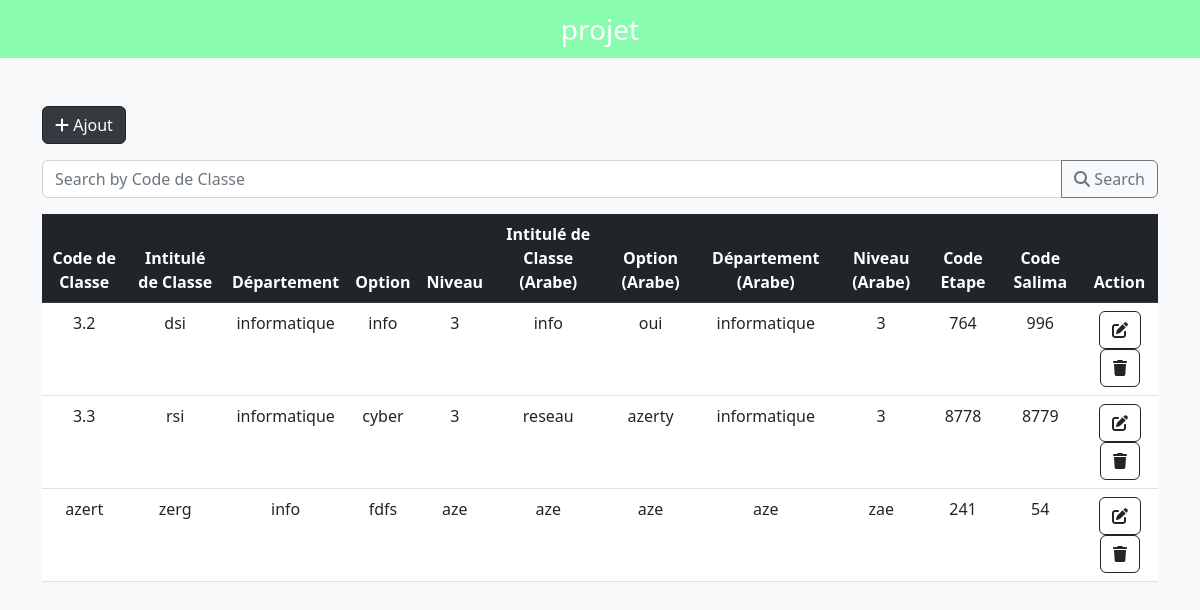
The page / on the database its author committed.
### tables this page shows
CREATE TABLE `classe` (
  `CodClasse` char(9) NOT NULL,
  `IntClasse` char(60) DEFAULT NULL,
  `Département` char(55) DEFAULT NULL,
  `Optionc` char(55) DEFAULT NULL,
  `Niveau` char(12) DEFAULT NULL,
  `IntCalsseArabB` char(60) DEFAULT NULL,
  `OptionAaraB` char(55) DEFAULT NULL,
  `DepartementAaraB` char(55) DEFAULT NULL,
  `NiveauAaraB` char(10) DEFAULT NULL,
  `CodeEtape` varchar(8) DEFAULT NULL,
  `CodeSalima` varchar(15) DEFAULT NULL
);

### index.php (the view, shortened to what this page needs)
<?php
include "db_con.php";
?>
<!DOCTYPE html>
<html lang="en">
<head>
  <link href="https://cdn.jsdelivr.net/npm/bootstrap@5.2.3/dist/css/bootstrap.min.css" rel="stylesheet">
  <link rel="stylesheet" href="https://cdnjs.cloudflare.com/ajax/libs/font-awesome/6.4.0/css/all.min.css" />
</head>
<body>
  <nav class="navbar navbar-light justify-content-center fs-3 mb-5">
    projet
  </nav>
  <div class="container">
    <a href="add.php" class="btn btn-dark mb-3"><i class="fas fa-plus"></i> Ajout</a>
    <form action="search.php" method="GET" class="mb-3">
      <div class="input-group">
        <input type="text" class="form-control" placeholder="Search by Code de Classe" name="search">
        <button class="btn btn-outline-secondary" type="submit"><i class="fas fa-search"></i> Search</button>
      </div>
    </form>
    <table class="table table-hover">
      <thead class="table-dark">
        <tr>
          <th>Code de Classe</th>
          <th>Intitulé de Classe</th>
          <th>Département</th>
          <th>Option</th>
          <th>Niveau</th>
          <th>Intitulé de Classe (Arabe)</th>
          <th>Option (Arabe)</th>
          <th>Département (Arabe)</th>
          <th>Niveau (Arabe)</th>
          <th>Code Etape</th>
          <th>Code Salima</th>
          <th>Action</th>
        </tr>
      </thead>
      <tbody>
        <?php
        $sql = "SELECT * FROM `classe`";
        $result = mysqli_query($conn, $sql);
        while ($row = mysqli_fetch_assoc($result)) {
        ?>
          <tr>
            <td><?php echo $row["CodClasse"] ?></td>
            <td><?php echo $row["IntClasse"] ?></td>
            <td><?php echo $row["Département"] ?></td>
            <td><?php echo $row["Optionc"] ?></td>
            <td><?php echo $row["Niveau"] ?></td>
            <td><?php echo $row["IntCalsseArabB"] ?></td>
            <td><?php echo $row["OptionAaraB"] ?></td>
            <td><?php echo $row["DepartementAaraB"] ?></td>
            <td><?php echo $row["NiveauAaraB"] ?></td>
            <td><?php echo $row["CodeEtape"] ?></td>
            <td><?php echo $row["CodeSalima"] ?></td>
            <td>
              <a href="edit.php?CodClasse=<?php echo $row["CodClasse"] ?>" class="btn btn-outline-dark"><i class="fas fa-edit"></i></a>
              <a href="delete.php?CodClasse=<?php echo $row["CodClasse"] ?>" class="btn btn-outline-dark"><i class="fas fa-trash"></i></a>
            </td>
          </tr>
        <?php
        }
        ?>
      </tbody>
    </table>
  </div>
</body>
</html>

### index.php (style rules this page uses)
body { background-color: #f8f9fa; }
.navbar { background-color: #00ff5573; color: #fff; }
.container { margin-top: 20px; }
.btn-dark { background-color: #343a40; }
.table { background-color: #fff; }
.table th, .table td { text-align: center; }

### rows shown on the page
classe: CodClasse "3.2", IntClasse "dsi", Département "informatique", Optionc "info", Niveau "3", IntCalsseArabB "info", OptionAaraB "oui", DepartementAaraB "informatique", NiveauAaraB "3", CodeEtape "764", CodeSalima "996"
classe: CodClasse "3.3", IntClasse "rsi", Département "informatique", Optionc "cyber", Niveau "3", IntCalsseArabB "reseau", OptionAaraB "azerty", DepartementAaraB "informatique", NiveauAaraB "3", CodeEtape "8778", CodeSalima "8779"
classe: CodClasse "azert", IntClasse "zerg", Département "info", Optionc "fdfs", Niveau "aze", IntCalsseArabB "aze", OptionAaraB "aze", DepartementAaraB "aze", NiveauAaraB "zae", CodeEtape "241", CodeSalima "54"
